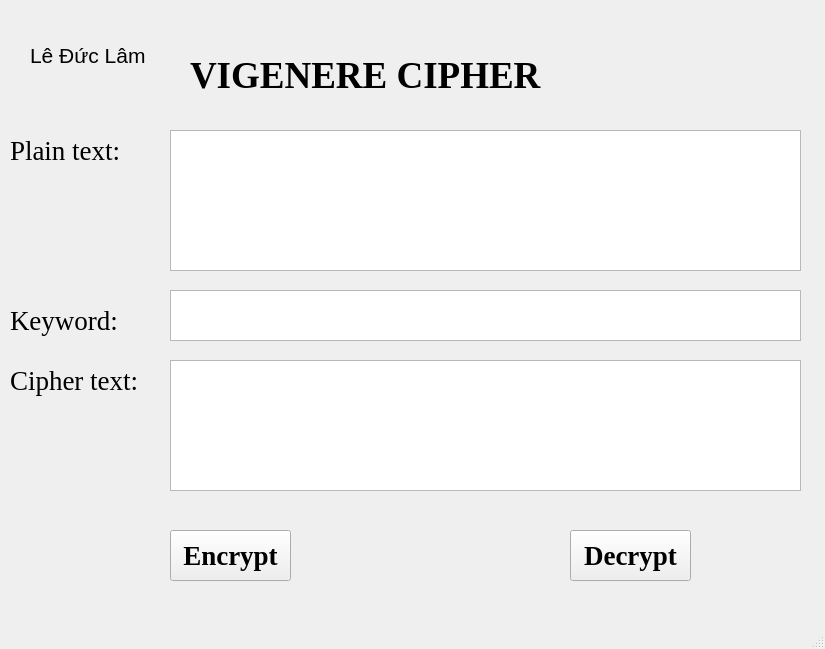
<?xml version="1.0" encoding="UTF-8"?>
<ui version="4.0">
 <class>MainWindow</class>
 <widget class="QMainWindow" name="MainWindow">
  <property name="geometry">
   <rect>
    <x>0</x>
    <y>0</y>
    <width>825</width>
    <height>649</height>
   </rect>
  </property>
  <property name="windowTitle">
   <string>MainWindow</string>
  </property>
  <widget class="QWidget" name="centralwidget">
   <widget class="QLabel" name="label">
    <property name="geometry">
     <rect>
      <x>190</x>
      <y>50</y>
      <width>451</width>
      <height>51</height>
     </rect>
    </property>
    <property name="font">
     <font>
      <family>Times New Roman</family>
      <pointsize>28</pointsize>
      <weight>75</weight>
      <bold>true</bold>
     </font>
    </property>
    <property name="text">
     <string>VIGENERE CIPHER</string>
    </property>
   </widget>
   <widget class="QLabel" name="label_2">
    <property name="geometry">
     <rect>
      <x>10</x>
      <y>130</y>
      <width>161</width>
      <height>41</height>
     </rect>
    </property>
    <property name="font">
     <font>
      <family>Times New Roman</family>
      <pointsize>20</pointsize>
     </font>
    </property>
    <property name="text">
     <string>Plain text:</string>
    </property>
   </widget>
   <widget class="QLabel" name="label_3">
    <property name="geometry">
     <rect>
      <x>10</x>
      <y>350</y>
      <width>181</width>
      <height>61</height>
     </rect>
    </property>
    <property name="font">
     <font>
      <family>Times New Roman</family>
      <pointsize>20</pointsize>
     </font>
    </property>
    <property name="text">
     <string>Cipher text:</string>
    </property>
   </widget>
   <widget class="QLabel" name="label_4">
    <property name="geometry">
     <rect>
      <x>10</x>
      <y>300</y>
      <width>151</width>
      <height>41</height>
     </rect>
    </property>
    <property name="font">
     <font>
      <family>Times New Roman</family>
      <pointsize>20</pointsize>
     </font>
    </property>
    <property name="text">
     <string>Keyword:</string>
    </property>
   </widget>
   <widget class="QTextEdit" name="txt_plain_text">
    <property name="geometry">
     <rect>
      <x>170</x>
      <y>130</y>
      <width>631</width>
      <height>141</height>
     </rect>
    </property>
    <property name="font">
     <font>
      <pointsize>20</pointsize>
     </font>
    </property>
   </widget>
   <widget class="QTextEdit" name="txt_cipher">
    <property name="geometry">
     <rect>
      <x>170</x>
      <y>360</y>
      <width>631</width>
      <height>131</height>
     </rect>
    </property>
    <property name="font">
     <font>
      <pointsize>20</pointsize>
     </font>
    </property>
   </widget>
   <widget class="QPlainTextEdit" name="txt_key">
    <property name="geometry">
     <rect>
      <x>170</x>
      <y>290</y>
      <width>631</width>
      <height>51</height>
     </rect>
    </property>
    <property name="font">
     <font>
      <pointsize>20</pointsize>
     </font>
    </property>
   </widget>
   <widget class="QPushButton" name="btn_encrypt">
    <property name="geometry">
     <rect>
      <x>170</x>
      <y>530</y>
      <width>121</width>
      <height>51</height>
     </rect>
    </property>
    <property name="font">
     <font>
      <family>Times New Roman</family>
      <pointsize>20</pointsize>
      <weight>75</weight>
      <bold>true</bold>
     </font>
    </property>
    <property name="text">
     <string>Encrypt</string>
    </property>
   </widget>
   <widget class="QPushButton" name="btn_decrypt">
    <property name="geometry">
     <rect>
      <x>570</x>
      <y>530</y>
      <width>121</width>
      <height>51</height>
     </rect>
    </property>
    <property name="font">
     <font>
      <family>Times New Roman</family>
      <pointsize>20</pointsize>
      <weight>75</weight>
      <bold>true</bold>
     </font>
    </property>
    <property name="text">
     <string>Decrypt</string>
    </property>
   </widget>
   <widget class="QLabel" name="label_5">
    <property name="geometry">
     <rect>
      <x>30</x>
      <y>20</y>
      <width>141</width>
      <height>71</height>
     </rect>
    </property>
    <property name="font">
     <font>
      <pointsize>16</pointsize>
     </font>
    </property>
    <property name="text">
     <string>Lê Đức Lâm</string>
    </property>
   </widget>
  </widget>
  <widget class="QMenuBar" name="menubar">
   <property name="geometry">
    <rect>
     <x>0</x>
     <y>0</y>
     <width>825</width>
     <height>21</height>
    </rect>
   </property>
  </widget>
  <widget class="QStatusBar" name="statusbar"/>
 </widget>
 <resources/>
 <connections/>
</ui>
